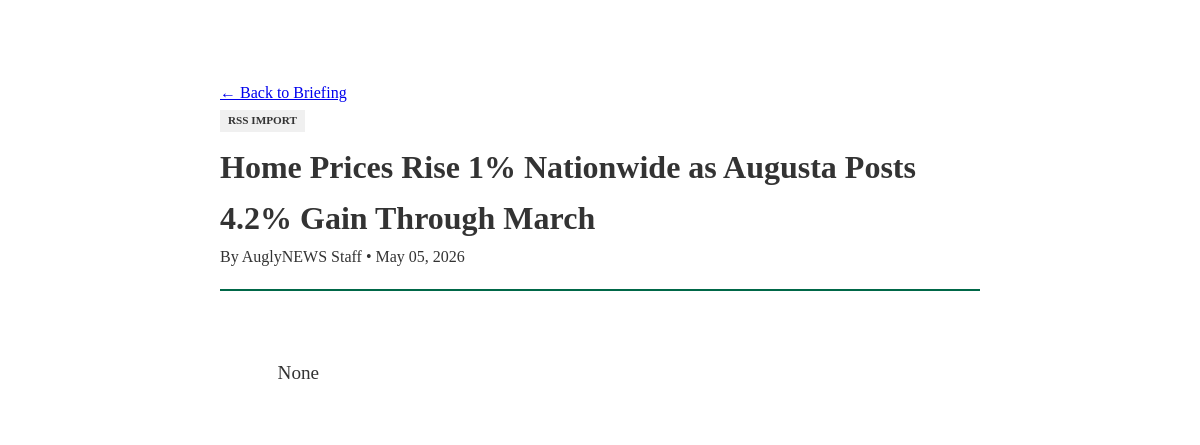
The app's page /article/1 with its own data.
### app.py (models this page shows)
class Article(db.Model):
    id = db.Column(db.Integer, primary_key=True)
    rank = db.Column(db.Integer, default=10)
    category = db.Column(db.String(50))
    headline = db.Column(db.String(200), nullable=False)
    source = db.Column(db.String(100))
    image_url = db.Column(db.String(500))
    external_link = db.Column(db.String(500), index=True)
    body = db.Column(db.Text) # For original content
    date_added = db.Column(db.DateTime, default=datetime.utcnow)

### app.py (the view)
@app.route('/article/<int:id>')
def article_detail(id):
    article = Article.query.get_or_404(id)
    return render_template('article_detail.html', article=article)

### templates/article_detail.html (shortened to what this page needs)
<!DOCTYPE html>
<html lang="en">
<head>
    <link rel="stylesheet" href="{{ url_for('static', filename='style.css') }}">
</head>
<body>
    <div class="article-view">
        <a href="/">← Back to Briefing</a>
        <div class="article-header">
            <span class="badge">{{ article.category }}</span>
            <h1>{{ article.headline }}</h1>
            <p>By AuglyNEWS Staff • {{ article.date_added.strftime('%B %d, %Y') }}</p>
        </div>
        <div class="article-body">
            {{ article.body }}
        </div>
    </div>
</body>
</html>

### static/style.css (style rules this page uses)
:root { --bg-color: #ffffff; --text-main: #333333; --text-muted: #555555; --card-bg: #f9f9f9; --border-color: #dddddd; --editorial-bg: #f0f0f0; --editorial-border: #e0e0e0; --header-bg: #ffffff; --augusta-green: #006747; }
* { box-sizing: border-box; margin: 0; padding: 0; }
body { font-family: 'Georgia', serif; background-color: var(--bg-color); color: var(--text-main); line-height: 1.6; transition: background-color 0.3s, color 0.3s; }
.badge { display: inline-block; padding: 2px 8px; background: var(--editorial-bg); font-size: 0.7rem; text-transform: uppercase; font-weight: bold; margin-bottom: 10px; width: fit-content; }

### templates/article_detail.html (style rules this page uses)
.article-view { max-width: 800px; margin: 60px auto; padding: 20px; }
.article-body { font-size: 1.2rem; line-height: 1.8; margin-top: 30px; white-space: pre-wrap; }
.article-header { border-bottom: 2px solid var(--augusta-green); padding-bottom: 20px; }

### records on screen
Article: category "RSS IMPORT", headline "Home Prices Rise 1% Nationwide as Augusta Posts 4.2% Gain Through March", date_added "May 05, 2026", body "None"
